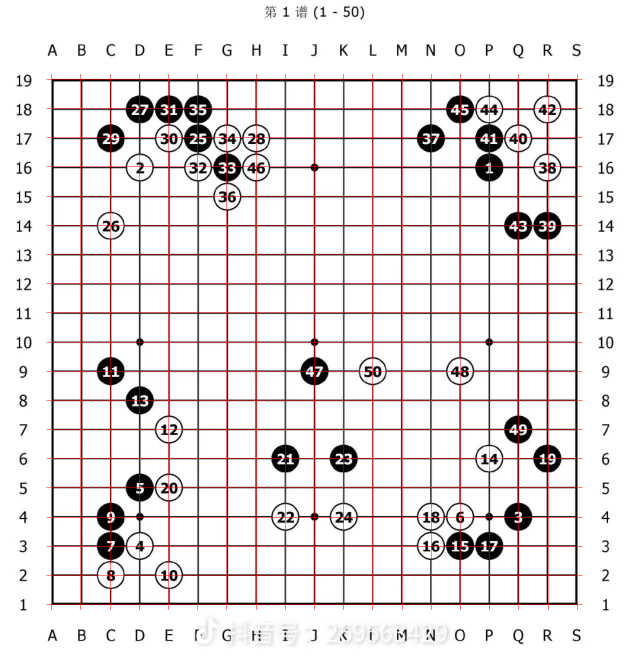
#> input picture tools/grid1.png, 1280 x 1319 px, given in place of 8e87e2f06f1275c991909bffb3f2ff8d.jpg, which was not available (shown at 1/2 size)
$ python grid.py
#> lines starting #> are read from the running program, lines starting #| are printed output that depends on the picture; after the words box and inside, x2 and y2 are one past the last pixel; in counts of white or black regions, pixels touching at a corner belong together; long printed decimals are rounded; pictures that were not available may be replaced by others from this repository, and a replacement may not be noted
import cv2, numpy as np

BASE = r'C:\Users\ASUS-PC\Documents\xwechat_files\wxid_6s2vemte83ea22_731c\temp\RWTemp\2026-10\7e6726532b177ebbb8d5a8a52c03c897'
FILES = ['8e87e2f06f1275c991909bffb3f2ff8d.jpg','9fe5f2f38d24fc6129225bece0d429b7.jpg',
         'a50dfb03bab53920dddd9d4e9d6bf22f.jpg','daf05d2e2273943ba3184e59838e2a94.jpg',
         '17d1af1b6c2a16068244e5feafa8b82a.jpg']

for k, fn in enumerate(FILES):
    img = cv2.imread(BASE + '\\' + fn)
#> img is the input picture: shape (1319, 1280, 3); mean B, G, R 225.2, 225.2, 231.3
    gray = cv2.cvtColor(img, cv2.COLOR_BGR2GRAY)
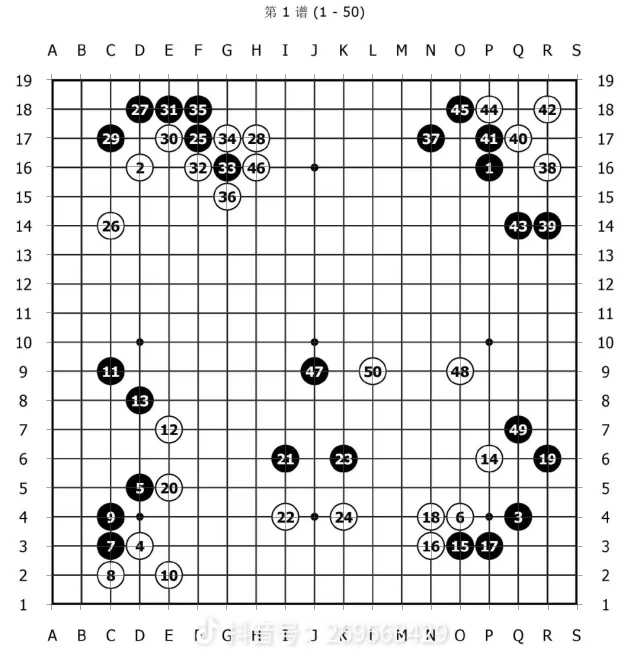
#> gray: shape (1319, 1280) (shown at 1/2 size); min 0, max 255, mean 227
    h, w = gray.shape
#> h = 1319; w = 1280
    b = (gray < 150).astype(np.uint8)
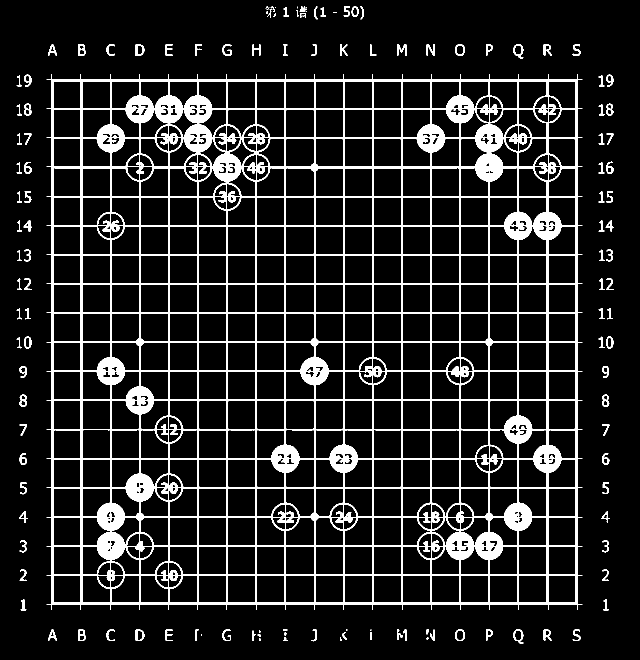
#> b: shape (1319, 1280) (shown at 1/2 size); values 0 (black) and 1 (white), 12.1% white; 137 white regions (23 under 20 px), largest, box (x1, y1, x2, y2) and area: (93, 148, 1165, 1220) 189700, (794, 89, 813, 112) 216, (1027, 88, 1047, 117) 212
    colsum = b.sum(axis=0); rowsum = b.sum(axis=1)
#> after `colsum = b.sum(axis=0)`: colsum = 1280 values, max 1117 at index 570, min 0 at index 0, mean 159.1
#> after `rowsum = b.sum(axis=1)`: rowsum = 1319 values, max 1100 at index 333, min 0 at index 0, mean 154.4
    # 用最外侧两根长线做边界
    def bounds(proj, thr):
        idx = np.where(proj > thr)[0]
        return idx.min(), idx.max()
    thr_c = 0.55 * h; thr_r = 0.55 * w
#> after `thr_c = 0.55 * h`: thr_c = 725.5
#> after `thr_r = 0.55 * w`: thr_r = 704
    x0, x1 = bounds(colsum, thr_c); y0, y1 = bounds(rowsum, thr_r)
#> in bounds, `idx = np.where(proj > thr)[0]`: idx = 61 values from 103 to 1154
#> after `x0, x1 = bounds(colsum, thr_c)`: x0 = 103; x1 = 1154
#> after `y0, y1 = bounds(rowsum, thr_r)`: y0 = 158; y1 = 1209
    print(k+1, 'x', x0, x1, 'y', y0, y1, 'step', (x1-x0)/18, (y1-y0)/18, 'h,w', h, w)
#| 1 x 103 1154 y 158 1209 step 58.389 58.389 h,w 1319 1280
    vis = img.copy()
    for i in range(19):
        x = int(round(x0 + i*(x1-x0)/18)); y = int(round(y0 + i*(y1-y0)/18))
        cv2.line(vis, (x, y0-10), (x, y1+10), (0,0,255), 1)
        cv2.line(vis, (x0-10, y), (x1+10, y), (0,0,255), 1)
#> this loop made 19 passes
#> (x, y) on passes 1 to 12: (103, 158), (161, 216), (220, 275), (278, 333), (337, 392), (395, 450), (453, 508), (512, 567), (570, 625), (628, 684), (687, 742), (745, 800)
    cv2.imwrite('grid%d.png' % (k+1), vis)
#> pass 2 of the loop `for k, fn in enumerate(FILES):`:
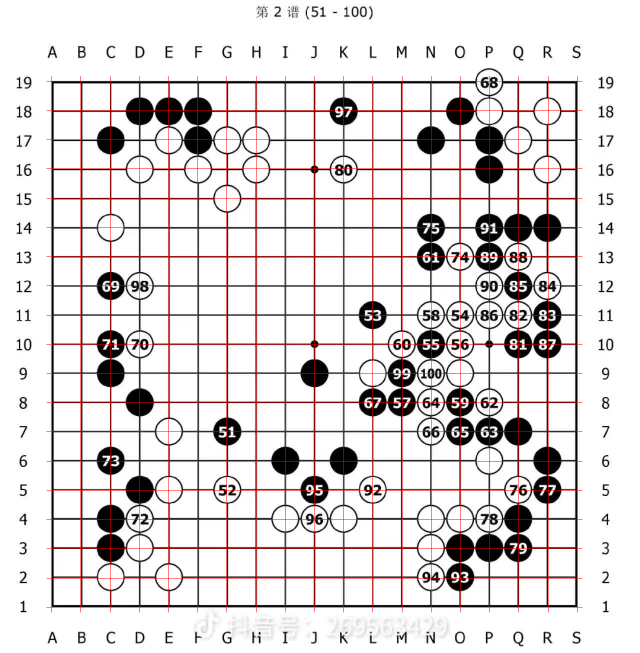
#> input picture tools/grid2.png, 1280 x 1306 px, given in place of 9fe5f2f38d24fc6129225bece0d429b7.jpg, which was not available (shown at 1/2 size)
#> img is the input picture: shape (1306, 1280, 3); mean B, G, R 215.8, 215.8, 222
#> `gray = cv2.cvtColor(img, cv2.COLOR_BGR2GRAY)`:
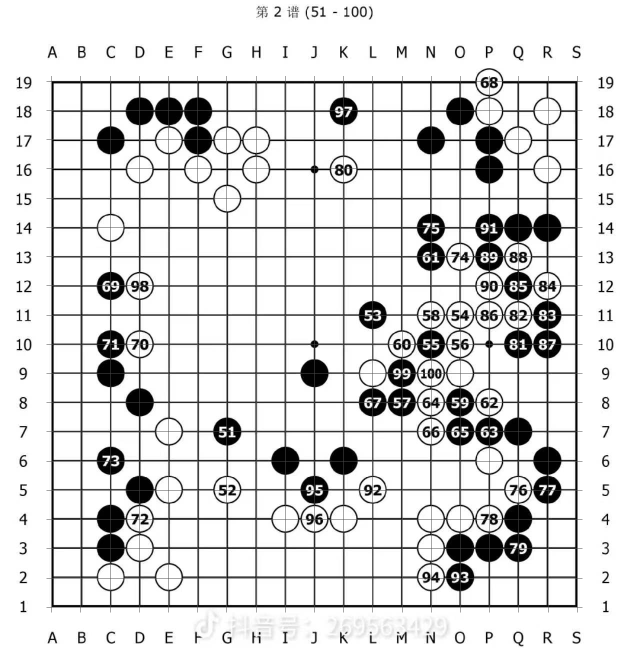
#> gray: shape (1306, 1280) (shown at 1/2 size); min 0, max 255, mean 217.7
#> `b = (gray < 150).astype(np.uint8)`:
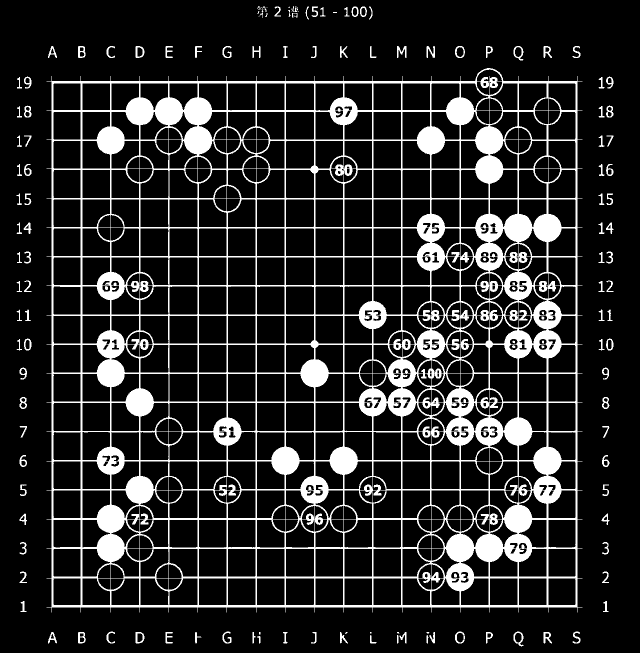
#> b: shape (1306, 1280) (shown at 1/2 size); values 0 (black) and 1 (white), 15.7% white; 145 white regions (21 under 20 px), largest, box (x1, y1, x2, y2) and area: (93, 136, 1165, 1225) 248120, (794, 92, 813, 116) 227, (1027, 1263, 1047, 1293) 220
#> colsum = 1280 values, max 1120 at index 570, min 0 at index 0, mean 205.4
#> rowsum = 1306 values, max 1099 at index 337, min 0 at index 0, mean 201.3
#> y0 = 162; y1 = 1214
#| 2 x 103 1154 y 162 1214 step 58.389 58.444 h,w 1306 1280
#> the loop `for i in range(19):` made 19 passes
#> (x, y) on passes 1 to 8: (103, 162), (161, 220), (220, 279), (278, 337), (337, 396), (395, 454), (453, 513), (512, 571)
#> (the run stopped early here; a loop or call above may not have finished)
